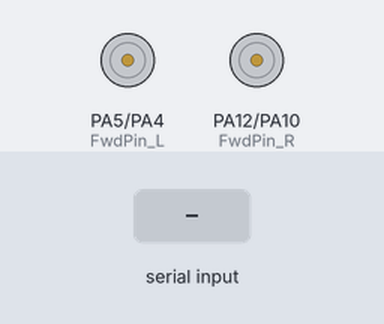
Recording of a sketch running on a simulated STM32 Blue Pill. Shown: motor-driver pin pairs drawn as motors (green arrow = first pin HIGH = forward, orange = second pin HIGH = backward, longer = more drive, scaled by the enable pin). Inputs (shaded band) come from the test bench.

Above: at 1.2 s.
1.3 s: "1" received over the second serial link
At 2.6 s:
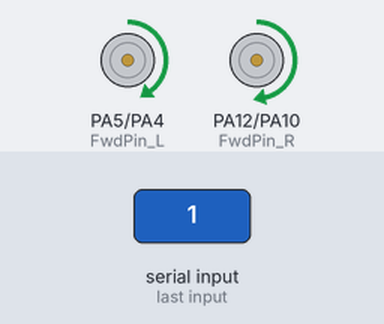
3.8 s: "0" received over the second serial link
At 5.7 s:
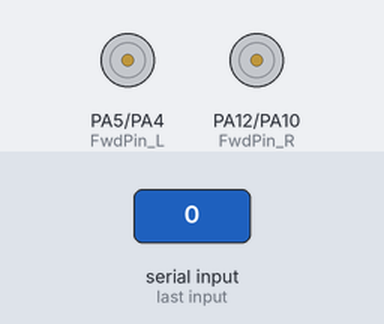
6.3 s: "2" received over the second serial link
At 7.6 s:
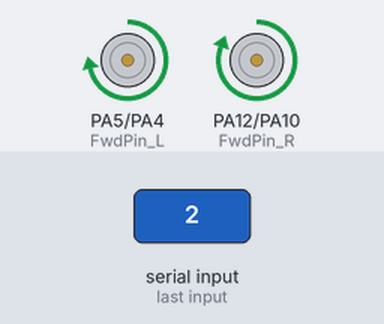
Timing chart, 0 to 9.3 s (numbered marks = the images above; inputs shaded):
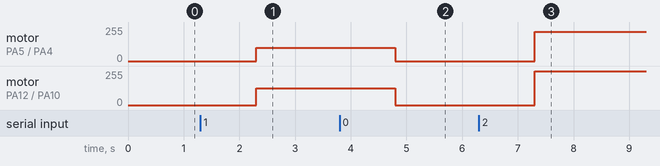

The sketch:

motors.ino
```cpp
#define FwdPin_L PA5
#define BwdPin_L PA4
#define Speed_L PA8 // PA6

#define FwdPin_R PA12
#define BwdPin_R PA10
#define Speed_R PB0

#define MaxSpeed 100
#define TURBO_SPEED MaxSpeed * 2.2

#define COEFFICIENT_SPEED_R 1.25
#define COEFFICIENT_SPEED_L 1.0

HardwareSerial SerialBT(PB4, PA2);  // D12, A7

int stage = -1;

String a[9] = {"forward", "brake", "forward_turbo", "brake", "right", "left", "brake", "backward", "brake"};

void setup() {
  pinMode(FwdPin_R, OUTPUT);
  pinMode(BwdPin_R, OUTPUT);
  pinMode(FwdPin_L, OUTPUT);
  pinMode(BwdPin_L, OUTPUT);
  pinMode(Speed_R, OUTPUT);
  pinMode(Speed_L, OUTPUT);
  brake();

  SerialBT.begin(115200);
}

void loop() {
  if (SerialBT.available()){
    SerialBT.readString();
    stage = (stage + 1) % 9;
    SerialBT.println(a[stage]);
  }
  switch(stage){
    case 0:
      go_forward(MaxSpeed);
      break;
    case 1:
      brake();
      break;
    case 2:
      go_forward(TURBO_SPEED);
      break;
    case 3:
      brake();
      break;
    case 4:
      go_around(MaxSpeed, -MaxSpeed);
      break;
    case 5:
      go_around(-MaxSpeed, MaxSpeed);
      break;
    case 6:
      brake();
      break;
    case 7:
      go_forward(-MaxSpeed);
      break;
    case 8:
      brake();
      break;
  }
//  delay(1);
}

void brake(){
  digitalWrite(BwdPin_R,LOW);
  digitalWrite(BwdPin_L,LOW);

  digitalWrite(FwdPin_R,LOW);
  digitalWrite(FwdPin_L,LOW);

  digitalWrite(Speed_R,LOW);
  digitalWrite(Speed_L,LOW);
}


void go_forward(int speed){
  digitalWrite(BwdPin_R,!(speed >= 0));
  digitalWrite(FwdPin_R,(speed >= 0));

  digitalWrite(BwdPin_L,!(speed >= 0));
  digitalWrite(FwdPin_L,(speed >= 0));

  analogWrite(Speed_R, speed>=0 ? (int)constrain(speed * COEFFICIENT_SPEED_R, 0, 255) : (int)constrain(-speed * COEFFICIENT_SPEED_R, 0, 255));
  analogWrite(Speed_L, speed>=0 ? (int)constrain(speed * COEFFICIENT_SPEED_L, 0, 255) : (int)constrain(-speed * COEFFICIENT_SPEED_L, 0, 255));
}

void go_around(int speedR, int speedL){
  digitalWrite(BwdPin_R,!(speedR >= 0));
  digitalWrite(FwdPin_R,(speedR >= 0));

  digitalWrite(BwdPin_L,!(speedL >= 0));
  digitalWrite(FwdPin_L,(speedL >= 0));
  speedR *= COEFFICIENT_SPEED_R;
  speedL *= COEFFICIENT_SPEED_L;
  speedR = constrain(speedR, -255, 255);
  speedL = constrain(speedL, -255, 255);
  analogWrite(Speed_R, speedR>=0 ? speedR : -speedR);
  analogWrite(Speed_L, speedL>=0 ? speedL : -speedL);
}
```

Measured:
- after the input at 1.3 s, motor on PA5 (FwdPin_L) / PA4 (BwdPin_L): stopped → forward 100/255 after 1.0 s; motor on PA12 (FwdPin_R) / PA10 (BwdPin_R): stopped → forward 125/255 after 1.0 s
- after the input at 3.8 s, motor on PA5 (FwdPin_L) / PA4 (BwdPin_L): forward 100/255 → stopped after 1.0 s; motor on PA12 (FwdPin_R) / PA10 (BwdPin_R): forward 125/255 → stopped after 1.0 s
- after the input at 6.3 s, motor on PA5 (FwdPin_L) / PA4 (BwdPin_L): stopped → forward 220/255 after 1.0 s; motor on PA12 (FwdPin_R) / PA10 (BwdPin_R): stopped → forward 255/255 after 1.0 s
